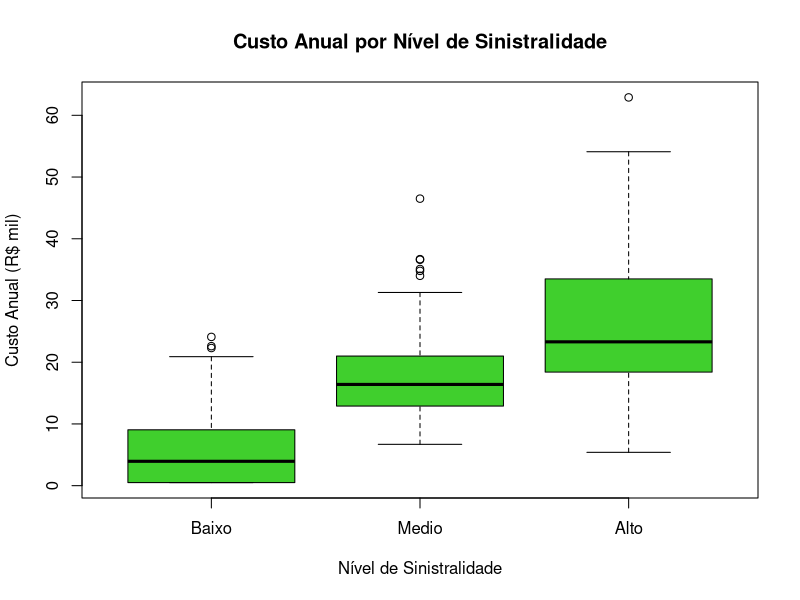
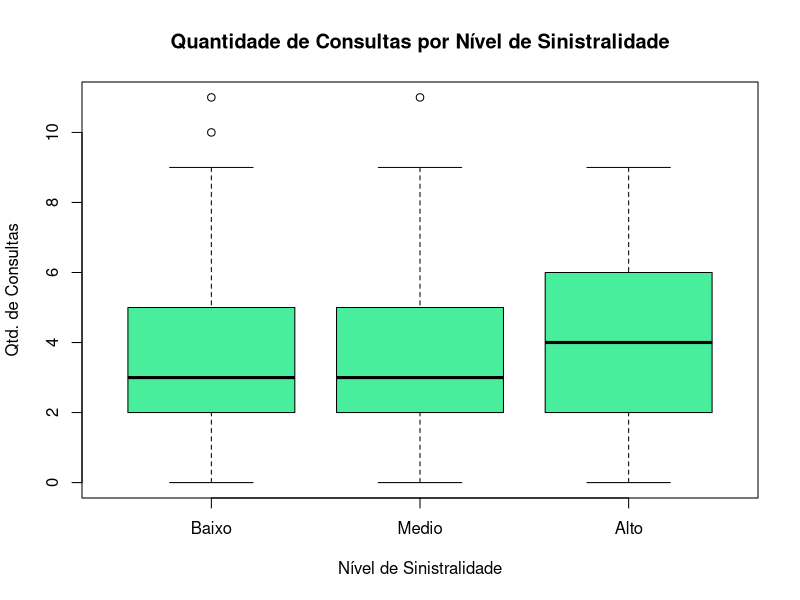
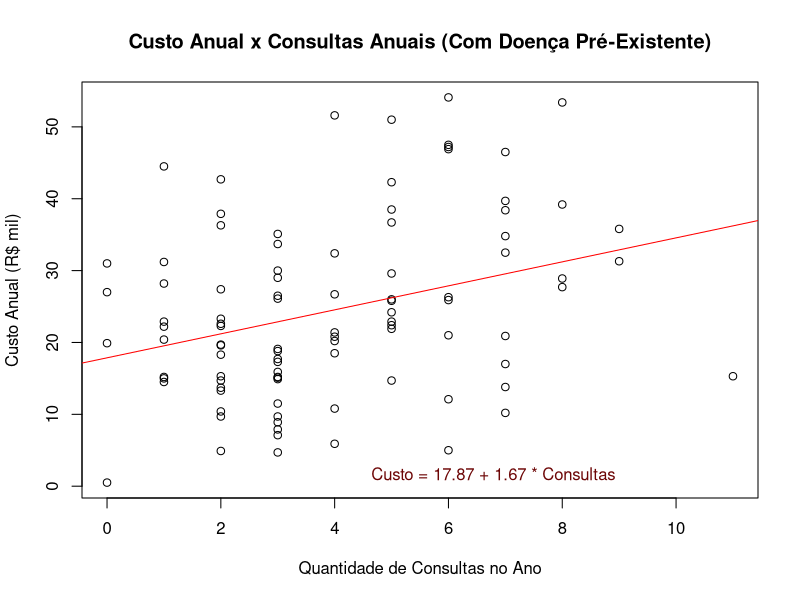
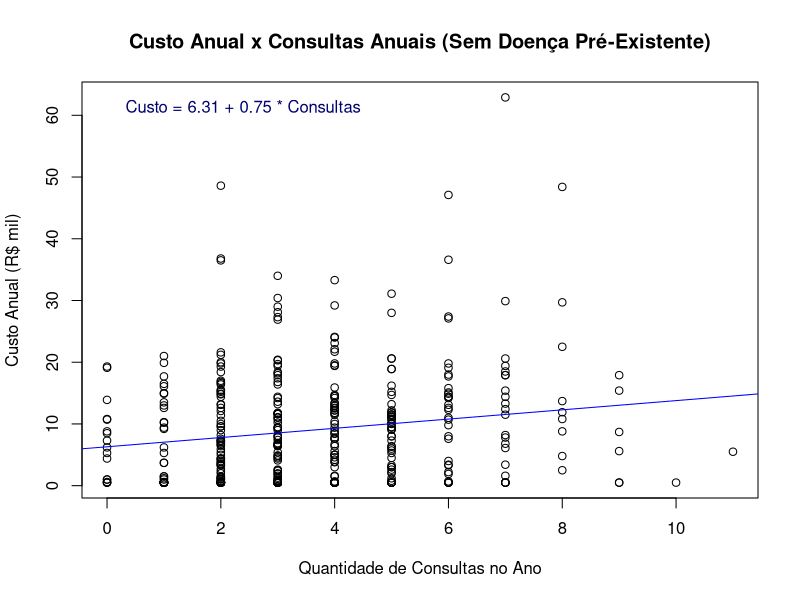

These charts were generated, in order, by the following R code:
# I. PREPARAÇÃO DA BASE DE DADOS:
# Instalar pacote e realizar apenas uma vez
install.packages("readxl")
install.packages("ggplot2")
library(readxl)
library(ggplot2)

dados <- read_excel("saude_amostra.xlsx")

# Verificar estrutura inicial da base sobre saúde:
head(dados) # Exibe primeiras linhas
str(dados) # Exibe estrutura e tipos de variáveis
colSums(is.na(dados)) # Verificar se há valores ausentes (NA) na base

# Converter variáveis específicas para inteiro, ou seja, quantitativa discreta:
dados$Idade <- as.integer(dados$Idade)
dados$Tempo_Plano_Meses <- as.integer(dados$Tempo_Plano_Meses)
dados$Qtd_Consultas_Ano <- as.integer(dados$Qtd_Consultas_Ano)
dados$Qtd_Internacoes_Ano <- as.integer(dados$Qtd_Internacoes_Ano)

# Converter para qualitativa nominal:
dados$Tipo_Plano <- as.factor(dados$Tipo_Plano)
dados$Regiao <- as.factor(dados$Regiao)
dados$Canal_Aquisicao <- as.factor(dados$Canal_Aquisicao)
dados$Possui_Pre_Existencia <- as.factor(dados$Possui_Pre_Existencia)
dados$Cancelou_Plano <- as.factor(dados$Cancelou_Plano)


# Converter para qualitativa ordinal com especificação dos níveis em ordem
dados$Nivel_Sinistralidade <- factor(
  dados$Nivel_Sinistralidade,
  levels = c("Baixo", "Medio", "Alto"),
  ordered = TRUE
)

dados$Perfil_Utilizacao <- factor(
  dados$Perfil_Utilizacao,
  levels = c("Raramente", "Ocasional", "Frequente", "Critico"),
  ordered = TRUE
)

# Verificar estrutura inicial da base sobre saúde:
head(dados) # Exibe primeiras linhas
str(dados) # Exibe estrutura e tipos de variáveis
colSums(is.na(dados)) # Verificar se há valores ausentes (NA) na base

# -----------------------------------------------------------------------------
# II. PARTE 2.1 - TABELA CRUZADA ENTRE TIPO DE PLANO E CANAL DE AQUISIÇÃO:

# Tabela de frequência relativa, que precisa da de frequência absoluta:
print("Parte 2: Tipos de Plano e Canal de Aquisição estão associados?")
print("Parte 2.1:")
(tab_freq_relativa <- round(prop.table(table(dados$Tipo_Plano, dados$Canal_Aquisicao), margin = 2) * 100, 2))

# -----------------------------------------------------------------------------
# III. PARTE 3 - USO DO PLANO POR NÍVEL DE SINISTRALIDADE:

print("Parte 3: Uso do plano por nível de sinistralidade")
print("Parte 3.1: Custo Anual e Quantidade de Consultas No Ano por Nível De Sinistralidade.")

# Summary: calcula Mínimo, 1º Quartil, Mediana, Média e 3º Quartil
# Calcular medidas numéricas e o desvio-padrão do Custo Anual:
aggregate(Custo_Anual_Operadora_K ~ Nivel_Sinistralidade, data = dados, summary)
aggregate(Custo_Anual_Operadora_K ~ Nivel_Sinistralidade, data = dados, sd)

# Gráfico Custo por Sinistralidade
boxplot(Custo_Anual_Operadora_K ~ Nivel_Sinistralidade, data = dados,
        main = "Custo Anual por Nível de Sinistralidade",
        xlab = "Nível de Sinistralidade", 
        ylab = "Custo Anual (R$ mil)",
        col = "#40cf2d")

# Calcular medidas numéricas e o desvio-padrão da Quantidade de Consultas:
aggregate(Qtd_Consultas_Ano ~ Nivel_Sinistralidade, data = dados, summary)
aggregate(Qtd_Consultas_Ano ~ Nivel_Sinistralidade, data = dados, sd)

# Gráfico Quantidade de Consultas por Sinistralidade
boxplot(Qtd_Consultas_Ano ~ Nivel_Sinistralidade, data = dados,
        main = "Quantidade de Consultas por Nível de Sinistralidade",
        xlab = "Nível de Sinistralidade", 
        ylab = "Qtd. de Consultas",
        col = "#49ee9c")

print("Parte 3.2: Existe indício de que o padrão de uso do plano está associado ao nível de # Tabela cruzada de frequência relativa (% em cada nível de sinistralidade)")

round(prop.table(table(dados$Perfil_Utilizacao, dados$Nivel_Sinistralidade), margin = 2) * 100, 2)

# -----------------------------------------------------------------------------
# V. PARTE 5 - DOENÇA PRÉ-EXISTENTE E SENSIBILIDADE DO CUSTO ÀS CONSULTAS:

# Subset: Filtra a planilha de dados criando um subconjunto com base em uma regra
dados_com_preex <- subset(dados, Possui_Pre_Existencia == "Sim")
dados_sem_preex <- subset(dados, Possui_Pre_Existencia == "Nao")

# Lm: Ajusta o modelo de regressão linear
mod_com_preex <- lm(Custo_Anual_Operadora_K ~ Qtd_Consultas_Ano, data = dados_com_preex)
mod_sem_preex <- lm(Custo_Anual_Operadora_K ~ Qtd_Consultas_Ano, data = dados_sem_preex)

# Coef: Exibe os dois valores numéricos para escrever a equação da reta:
# Intercep: Coeficiente Linear
# Qtd_Consultas_Ano: Coeficiente Angular
coef(mod_com_preex)
coef(mod_sem_preex)

# Calcular o Erro Quadrático Médio (EQM):
# Desvio total entre os custos reais dos clientes e o custo previsto pela linha reta.
eqm_com_preex <- sum(residuals(mod_com_preex)^2)
eqm_sem_preex <- sum(residuals(mod_sem_preex)^2)

# Exibir os resultados formatados no console
cat("EQM - Com Doença Pré-Existente:", round(eqm_com_preex, 2), "\n")
cat("EQM - Sem Doença Pré-Existente:", round(eqm_sem_preex, 2), "\n")

# Gráfico Beneficiários COM Doença Pré-Existente
plot(dados_com_preex$Qtd_Consultas_Ano, dados_com_preex$Custo_Anual_Operadora_K,
     main = "Custo Anual x Consultas Anuais (Com Doença Pré-Existente)",
     xlab = "Quantidade de Consultas no Ano",
     ylab = "Custo Anual (R$ mil)")
abline(mod_com_preex, col = "red")
legend("bottomright", 
       legend = paste0("Custo = ", round(coef(mod_com_preex)[1], 2), " + ", round(coef(mod_com_preex)[2], 2), " * Consultas"), 
       bty = "n", 
       text.col = "#6d0606",
       cex = 1,
       inset = c(0.2, 0.01))

# Gráfico Beneficiários SEM Doença Pré-Existente
plot(dados_sem_preex$Qtd_Consultas_Ano, dados_sem_preex$Custo_Anual_Operadora_K,
     main = "Custo Anual x Consultas Anuais (Sem Doença Pré-Existente)",
     xlab = "Quantidade de Consultas no Ano",
     ylab = "Custo Anual (R$ mil)")
abline(mod_sem_preex, col = "blue")
legend("topleft", 
       legend = paste0("Custo = ", round(coef(mod_sem_preex)[1], 2), " + ", round(coef(mod_sem_preex)[2], 2), " * Consultas"), 
       bty = "n", 
       text.col = "#020270",
       cex = 1,
       inset = c(0.02, 0.01))
